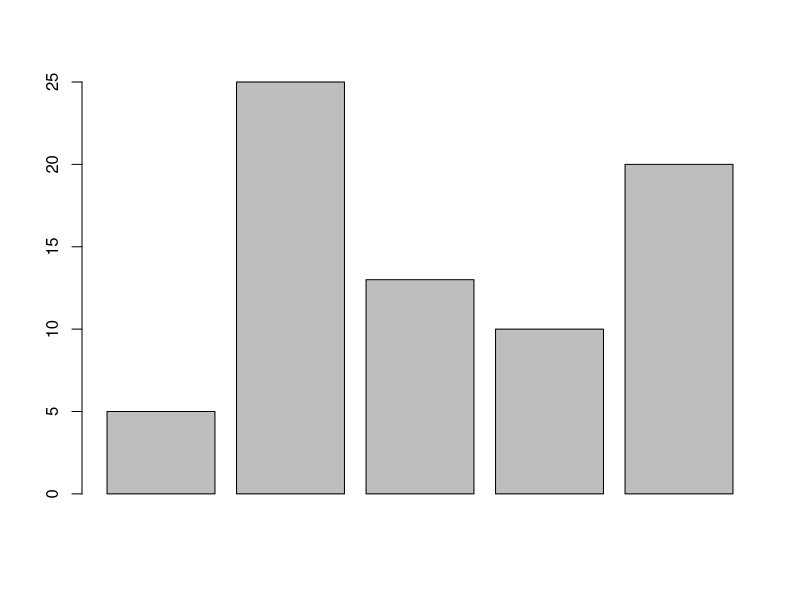
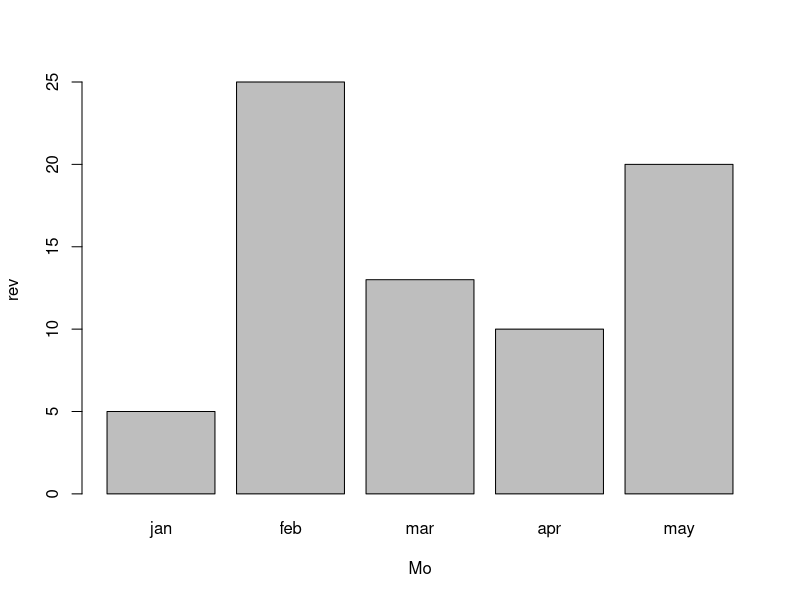

Recreate these plots in R, in order. (Note: this script raises an error after producing the figures.)
 Da <- c(5,25,13,10,20)
 barplot(Da)
 ma <- c("jan","feb","mar","apr","may")
 barplot(Da,names.arg=ma,xlab="Mo",ylab="rev")
Footer
